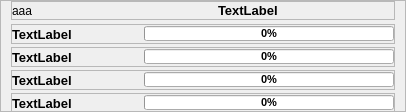
                  <widget class="QFrame" name="frSync_Overview_Main">
                   <property name="sizePolicy">
                    <sizepolicy hsizetype="Preferred" vsizetype="Fixed">
                     <horstretch>0</horstretch>
                     <verstretch>0</verstretch>
                    </sizepolicy>
                   </property>
                   <property name="minimumSize">
                    <size>
                     <width>0</width>
                     <height>112</height>
                    </size>
                   </property>
                   <property name="maximumSize">
                    <size>
                     <width>16777215</width>
                     <height>112</height>
                    </size>
                   </property>
                   <property name="styleSheet">
                    <string notr="true">

#frame_10,#frame_8, #frame_9,#tblvResults_Confirm,#tblvResults_streets_Confirm,#Add_cadastrals,#Preview_frame,#lwDelete_Conty_Names
{

        border: 1px solid #2c313c;
        border-radius: 3px;
		
    }

#lblCounty, #lblCity, #lblState {
    border-bottom: 1px solid #2c313c; /* Set the bottom border width to 1px */
    border-radius: 1px;
    width: 50%; /* Set the width of the border to 50% of the element's width */
}

/* Apply a bottom border with a solid line */
#leSync_UseNameInputFor_Layer  {
  border-bottom: 1px solid rgb(255, 255, 255); /* Replace #000 with the desired color */
}

</string>
                   </property>
                   <property name="frameShape">
                    <enum>QFrame::StyledPanel</enum>
                   </property>
                   <property name="frameShadow">
                    <enum>QFrame::Raised</enum>
                   </property>
                   <layout class="QVBoxLayout" name="verticalLayout_148">
                    <property name="spacing">
                     <number>4</number>
                    </property>
                    <property name="leftMargin">
                     <number>10</number>
                    </property>
                    <property name="topMargin">
                     <number>0</number>
                    </property>
                    <property name="rightMargin">
                     <number>10</number>
                    </property>
                    <property name="bottomMargin">
                     <number>0</number>
                    </property>
                    <item>
                     <widget class="QFrame" name="frSync_Overview_general">
                      <property name="frameShape">
                       <enum>QFrame::StyledPanel</enum>
                      </property>
                      <property name="frameShadow">
                       <enum>QFrame::Raised</enum>
                      </property>
                      <layout class="QHBoxLayout" name="horizontalLayout_31">
                       <property name="leftMargin">
                        <number>0</number>
                       </property>
                       <property name="topMargin">
                        <number>0</number>
                       </property>
                       <property name="rightMargin">
                        <number>0</number>
                       </property>
                       <property name="bottomMargin">
                        <number>0</number>
                       </property>
                       <item>
                        <widget class="QLabel" name="lblSync_General_aditional">
                         <property name="minimumSize">
                          <size>
                           <width>200</width>
                           <height>0</height>
                          </size>
                         </property>
                         <property name="maximumSize">
                          <size>
                           <width>200</width>
                           <height>16777215</height>
                          </size>
                         </property>
                         <property name="layoutDirection">
                          <enum>Qt::RightToLeft</enum>
                         </property>
                         <property name="text">
                          <string>aaa</string>
                         </property>
                        </widget>
                       </item>
                       <item>
                        <widget class="QLabel" name="lblSync_General">
                         <property name="sizePolicy">
                          <sizepolicy hsizetype="Preferred" vsizetype="Fixed">
                           <horstretch>0</horstretch>
                           <verstretch>0</verstretch>
                          </sizepolicy>
                         </property>
                         <property name="font">
                          <font>
                           <pointsize>10</pointsize>
                           <weight>75</weight>
                           <bold>true</bold>
                          </font>
                         </property>
                         <property name="text">
                          <string>TextLabel</string>
                         </property>
                        </widget>
                       </item>
                       <item>
                        <spacer name="horizontalSpacer_28">
                         <property name="orientation">
                          <enum>Qt::Horizontal</enum>
                         </property>
                         <property name="sizeHint" stdset="0">
                          <size>
                           <width>40</width>
                           <height>20</height>
                          </size>
                         </property>
                        </spacer>
                       </item>
                      </layout>
                     </widget>
                    </item>
                    <item>
                     <widget class="QFrame" name="frSync_Overview_County">
                      <property name="sizePolicy">
                       <sizepolicy hsizetype="Preferred" vsizetype="Fixed">
                        <horstretch>0</horstretch>
                        <verstretch>0</verstretch>
                       </sizepolicy>
                      </property>
                      <property name="minimumSize">
                       <size>
                        <width>0</width>
                        <height>20</height>
                       </size>
                      </property>
                      <property name="maximumSize">
                       <size>
                        <width>16777215</width>
                        <height>20</height>
                       </size>
                      </property>
                      <property name="frameShape">
                       <enum>QFrame::StyledPanel</enum>
                      </property>
                      <property name="frameShadow">
                       <enum>QFrame::Raised</enum>
                      </property>
                      <layout class="QHBoxLayout" name="horizontalLayout_22">
                       <property name="spacing">
                        <number>6</number>
                       </property>
                       <property name="leftMargin">
                        <number>0</number>
                       </property>
                       <property name="topMargin">
                        <number>0</number>
                       </property>
                       <property name="rightMargin">
                        <number>0</number>
                       </property>
                       <property name="bottomMargin">
                        <number>0</number>
                       </property>
                       <item>
                        <widget class="QLabel" name="lblFor_pBar_Sync_County">
                         <property name="minimumSize">
                          <size>
                           <width>120</width>
                           <height>0</height>
                          </size>
                         </property>
                         <property name="font">
                          <font>
                           <pointsize>10</pointsize>
                           <weight>75</weight>
                           <bold>true</bold>
                          </font>
                         </property>
                         <property name="text">
                          <string>TextLabel</string>
                         </property>
                        </widget>
                       </item>
                       <item>
                        <widget class="QFrame" name="b">
                         <property name="frameShape">
                          <enum>QFrame::StyledPanel</enum>
                         </property>
                         <property name="frameShadow">
                          <enum>QFrame::Raised</enum>
                         </property>
                        </widget>
                       </item>
                       <item>
                        <widget class="QProgressBar" name="pBar_Sync_County">
                         <property name="sizePolicy">
                          <sizepolicy hsizetype="Fixed" vsizetype="Fixed">
                           <horstretch>0</horstretch>
                           <verstretch>0</verstretch>
                          </sizepolicy>
                         </property>
                         <property name="minimumSize">
                          <size>
                           <width>250</width>
                           <height>15</height>
                          </size>
                         </property>
                         <property name="maximumSize">
                          <size>
                           <width>250</width>
                           <height>15</height>
                          </size>
                         </property>
                         <property name="font">
                          <font>
                           <pointsize>8</pointsize>
                           <weight>75</weight>
                           <bold>true</bold>
                          </font>
                         </property>
                         <property name="value">
                          <number>0</number>
                         </property>
                        </widget>
                       </item>
                      </layout>
                     </widget>
                    </item>
                    <item>
                     <widget class="QFrame" name="frSync_Overview_selectedCityProperties">
                      <property name="sizePolicy">
                       <sizepolicy hsizetype="Preferred" vsizetype="Fixed">
                        <horstretch>0</horstretch>
                        <verstretch>0</verstretch>
                       </sizepolicy>
                      </property>
                      <property name="minimumSize">
                       <size>
                        <width>0</width>
                        <height>20</height>
                       </size>
                      </property>
                      <property name="maximumSize">
                       <size>
                        <width>16777215</width>
                        <height>20</height>
                       </size>
                      </property>
                      <property name="frameShape">
                       <enum>QFrame::StyledPanel</enum>
                      </property>
                      <property name="frameShadow">
                       <enum>QFrame::Raised</enum>
                      </property>
                      <layout class="QHBoxLayout" name="horizontalLayout_50">
                       <property name="spacing">
                        <number>6</number>
                       </property>
                       <property name="leftMargin">
                        <number>0</number>
                       </property>
                       <property name="topMargin">
                        <number>0</number>
                       </property>
                       <property name="rightMargin">
                        <number>0</number>
                       </property>
                       <property name="bottomMargin">
                        <number>0</number>
                       </property>
                       <item>
                        <widget class="QLabel" name="lblFor_pBar_State_list">
                         <property name="minimumSize">
                          <size>
                           <width>120</width>
                           <height>0</height>
                          </size>
                         </property>
                         <property name="font">
                          <font>
                           <pointsize>10</pointsize>
                           <weight>75</weight>
                           <bold>true</bold>
                          </font>
                         </property>
                         <property name="text">
                          <string>TextLabel</string>
                         </property>
                        </widget>
                       </item>
                       <item>
                        <widget class="QFrame" name="c">
                         <property name="frameShape">
                          <enum>QFrame::StyledPanel</enum>
                         </property>
                         <property name="frameShadow">
                          <enum>QFrame::Raised</enum>
                         </property>
                        </widget>
                       </item>
                       <item>
                        <widget class="QProgressBar" name="pBar_State_list">
                         <property name="sizePolicy">
                          <sizepolicy hsizetype="Fixed" vsizetype="Fixed">
                           <horstretch>0</horstretch>
                           <verstretch>0</verstretch>
                          </sizepolicy>
                         </property>
                         <property name="minimumSize">
                          <size>
                           <width>250</width>
                           <height>15</height>
                          </size>
                         </property>
                         <property name="maximumSize">
                          <size>
                           <width>250</width>
                           <height>15</height>
                          </size>
                         </property>
                         <property name="font">
                          <font>
                           <pointsize>8</pointsize>
                           <weight>75</weight>
                           <bold>true</bold>
                          </font>
                         </property>
                         <property name="value">
                          <number>0</number>
                         </property>
                        </widget>
                       </item>
                      </layout>
                     </widget>
                    </item>
                    <item>
                     <widget class="QFrame" name="frSync_Overview_CityList">
                      <property name="sizePolicy">
                       <sizepolicy hsizetype="Preferred" vsizetype="Fixed">
                        <horstretch>0</horstretch>
                        <verstretch>0</verstretch>
                       </sizepolicy>
                      </property>
                      <property name="minimumSize">
                       <size>
                        <width>0</width>
                        <height>20</height>
                       </size>
                      </property>
                      <property name="maximumSize">
                       <size>
                        <width>16777215</width>
                        <height>20</height>
                       </size>
                      </property>
                      <property name="frameShape">
                       <enum>QFrame::StyledPanel</enum>
                      </property>
                      <property name="frameShadow">
                       <enum>QFrame::Raised</enum>
                      </property>
                      <layout class="QHBoxLayout" name="horizontalLayout_49">
                       <property name="spacing">
                        <number>6</number>
                       </property>
                       <property name="leftMargin">
                        <number>0</number>
                       </property>
                       <property name="topMargin">
                        <number>0</number>
                       </property>
                       <property name="rightMargin">
                        <number>0</number>
                       </property>
                       <property name="bottomMargin">
                        <number>0</number>
                       </property>
                       <item>
                        <widget class="QLabel" name="lblFor_pBar_City_list">
                         <property name="minimumSize">
                          <size>
                           <width>120</width>
                           <height>0</height>
                          </size>
                         </property>
                         <property name="font">
                          <font>
                           <pointsize>10</pointsize>
                           <weight>75</weight>
                           <bold>true</bold>
                          </font>
                         </property>
                         <property name="text">
                          <string>TextLabel</string>
                         </property>
                        </widget>
                       </item>
                       <item>
                        <widget class="QFrame" name="a">
                         <property name="frameShape">
                          <enum>QFrame::StyledPanel</enum>
                         </property>
                         <property name="frameShadow">
                          <enum>QFrame::Raised</enum>
                         </property>
                        </widget>
                       </item>
                       <item>
                        <widget class="QProgressBar" name="pBar_City_list">
                         <property name="sizePolicy">
                          <sizepolicy hsizetype="Fixed" vsizetype="Fixed">
                           <horstretch>0</horstretch>
                           <verstretch>0</verstretch>
                          </sizepolicy>
                         </property>
                         <property name="minimumSize">
                          <size>
                           <width>250</width>
                           <height>15</height>
                          </size>
                         </property>
                         <property name="maximumSize">
                          <size>
                           <width>250</width>
                           <height>15</height>
                          </size>
                         </property>
                         <property name="font">
                          <font>
                           <pointsize>8</pointsize>
                           <weight>75</weight>
                           <bold>true</bold>
                          </font>
                         </property>
                         <property name="value">
                          <number>0</number>
                         </property>
                        </widget>
                       </item>
                      </layout>
                     </widget>
                    </item>
                    <item>
                     <widget class="QFrame" name="frSync_Overview_StateList">
                      <property name="sizePolicy">
                       <sizepolicy hsizetype="Preferred" vsizetype="Fixed">
                        <horstretch>0</horstretch>
                        <verstretch>0</verstretch>
                       </sizepolicy>
                      </property>
                      <property name="minimumSize">
                       <size>
                        <width>0</width>
                        <height>20</height>
                       </size>
                      </property>
                      <property name="maximumSize">
                       <size>
                        <width>16777215</width>
                        <height>20</height>
                       </size>
                      </property>
                      <property name="frameShape">
                       <enum>QFrame::StyledPanel</enum>
                      </property>
                      <property name="frameShadow">
                       <enum>QFrame::Raised</enum>
                      </property>
                      <layout class="QHBoxLayout" name="horizontalLayout_48">
                       <property name="spacing">
                        <number>6</number>
                       </property>
                       <property name="leftMargin">
                        <number>0</number>
                       </property>
                       <property name="topMargin">
                        <number>0</number>
                       </property>
                       <property name="rightMargin">
                        <number>0</number>
                       </property>
                       <property name="bottomMargin">
                        <number>0</number>
                       </property>
                       <item>
                        <widget class="QLabel" name="lblFor_pBar_CityItems">
                         <property name="minimumSize">
                          <size>
                           <width>120</width>
                           <height>0</height>
                          </size>
                         </property>
                         <property name="font">
                          <font>
                           <pointsize>10</pointsize>
                           <weight>75</weight>
                           <bold>true</bold>
                          </font>
                         </property>
                         <property name="text">
                          <string>TextLabel</string>
                         </property>
                        </widget>
                       </item>
                       <item>
                        <widget class="QFrame" name="d">
                         <property name="frameShape">
                          <enum>QFrame::StyledPanel</enum>
                         </property>
                         <property name="frameShadow">
                          <enum>QFrame::Raised</enum>
                         </property>
                        </widget>
                       </item>
                       <item>
                        <widget class="QProgressBar" name="pBar_CityItems">
                         <property name="sizePolicy">
                          <sizepolicy hsizetype="Fixed" vsizetype="Fixed">
                           <horstretch>0</horstretch>
                           <verstretch>0</verstretch>
                          </sizepolicy>
                         </property>
                         <property name="minimumSize">
                          <size>
                           <width>250</width>
                           <height>15</height>
                          </size>
                         </property>
                         <property name="maximumSize">
                          <size>
                           <width>250</width>
                           <height>15</height>
                          </size>
                         </property>
                         <property name="font">
                          <font>
                           <pointsize>8</pointsize>
                           <weight>75</weight>
                           <bold>true</bold>
                          </font>
                         </property>
                         <property name="value">
                          <number>0</number>
                         </property>
                        </widget>
                       </item>
                      </layout>
                     </widget>
                    </item>
                   </layout>
                  </widget>
